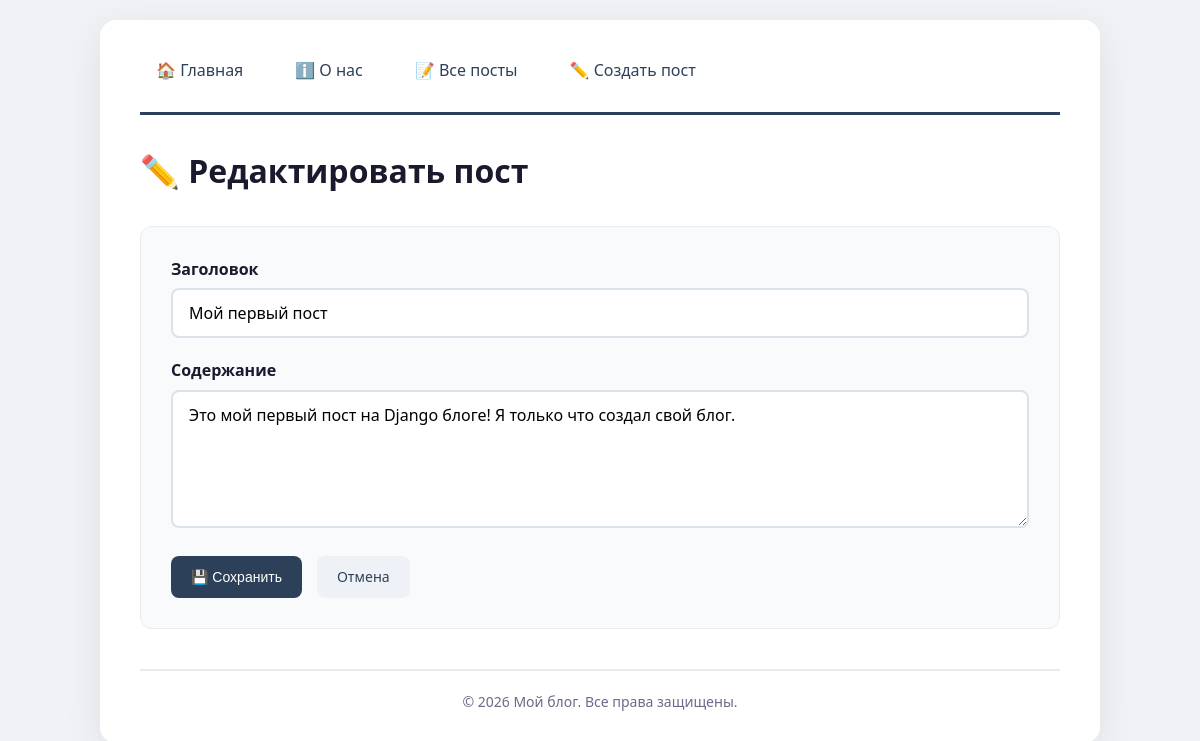
/posts/1/update/, run on the app's committed database.
### blog/models.py (models this page shows, shortened)
class Post(models.Model):
    title = models.CharField(max_length=200, verbose_name="Заголовок")
    content = models.TextField(verbose_name="Содержание")
    created_at = models.DateTimeField(auto_now_add=True, verbose_name="Дата создания")
    updated_at = models.DateTimeField(auto_now=True, verbose_name="Дата обновления")
    class Meta:
        verbose_name = "Пост"
        verbose_name_plural = "Посты"
        ordering = ['-created_at']

### blog/views.py (the view)
# urls.py: path('posts/<int:pk>/update/', views.PostUpdateView.as_view(), name='post_update'),
class PostUpdateView(UpdateView):
    model = Post
    form_class = PostForm
    template_name = 'blog/post_form.html'
    success_url = reverse_lazy('post_list')

### blog/forms.py
class PostForm(forms.ModelForm):
    class Meta:
        model = Post
        fields = ['title', 'content']
        widgets = {
            'title': forms.TextInput(attrs={'class': 'form-control', 'placeholder': 'Введите заголовок'}),
            'content': forms.Textarea(attrs={'class': 'form-control', 'rows': 5, 'placeholder': 'Введите содержание поста'}),
        }
        labels = {
            'title': 'Заголовок',
            'content': 'Содержание',
        }

### blog/templates/blog/post_form.html (shortened to what this page needs)
<!DOCTYPE html>
{% load static %}
<html lang="ru">
<head>
    <link rel="stylesheet" href="{% static 'blog/css/style.css' %}">
</head>
<body>
    <div class="container">
        <nav>
            <a href="{% url 'home' %}">🏠 Главная</a>
            <a href="{% url 'about' %}">ℹ️ О нас</a>
            <a href="{% url 'post_list' %}">📝 Все посты</a>
            <a href="{% url 'post_create' %}">✏️ Создать пост</a>
        </nav>
        <header>
            <h1>{% if form.instance.pk %}✏️ Редактировать пост{% else %}✏️ Создать новый пост{% endif %}</h1>
        </header>
        <div class="form-container">
            <form method="post">
                <div class="form-group">
                    <label for="{{ form.title.id_for_label }}">{{ form.title.label }}</label>
                    {{ form.title }}
                </div>
                <div class="form-group">
                    <label for="{{ form.content.id_for_label }}">{{ form.content.label }}</label>
                    {{ form.content }}
                </div>
                <div class="form-actions">
                    <button type="submit" class="btn-primary">
                        {% if form.instance.pk %}💾 Сохранить{% else %}✅ Создать{% endif %}
                    </button>
                    <a href="{% url 'post_list' %}" class="btn-secondary">Отмена</a>
                </div>
            </form>
        </div>
        <footer>
            <p>© 2026 Мой блог. Все права защищены.</p>
        </footer>
    </div>
</body>
</html>

### blog/static/blog/css/style.css (style rules this page uses)
* { margin: 0; padding: 0; box-sizing: border-box; }
body { font-family: 'Segoe UI', Tahoma, Geneva, Verdana, sans-serif; background: #f0f2f5; color: #1a1a2e; line-height: 1.6; padding: 20px; }
.container { max-width: 1000px; margin: 0 auto; background: #ffffff; border-radius: 16px; padding: 30px 40px; box-shadow: 0 10px 40px rgba(0, 0, 0, 0.08); }
nav { display: flex; gap: 20px; flex-wrap: wrap; padding-bottom: 20px; border-bottom: 3px solid #2d4059; margin-bottom: 30px; }
nav a { color: #2d4059; text-decoration: none; font-weight: 500; padding: 8px 16px; border-radius: 8px; transition: background 0.2s; }
h1 { font-size: 32px; font-weight: 700; color: #1a1a2e; margin-bottom: 10px; }
header { display: flex; justify-content: space-between; align-items: center; flex-wrap: wrap; margin-bottom: 30px; }
header h1 { margin-bottom: 0; }
.btn-primary, .btn-secondary, .btn-danger, .btn-small { display: inline-block; padding: 10px 20px; border-radius: 8px; border: none; cursor: pointer; text-decoration: none; font-weight: 500; font-size: 14px; transition: all 0.2s; }
.btn-primary { background: #2d4059; color: white; }
.btn-secondary { background: #eef2f7; color: #2d4059; }
.form-container { background: #f8fafc; padding: 30px; border-radius: 12px; border: 1px solid #e8ecf1; }
.form-group { margin-bottom: 20px; }
.form-group label { display: block; font-weight: 600; margin-bottom: 6px; color: #1a1a2e; }
.form-group input, .form-group textarea { width: 100%; padding: 12px 16px; border: 2px solid #dce2ea; border-radius: 8px; font-size: 16px; font-family: inherit; transition: border-color 0.2s; }
.form-actions { display: flex; gap: 15px; margin-top: 20px; flex-wrap: wrap; }
footer { margin-top: 40px; padding-top: 20px; border-top: 2px solid #e8ecf1; text-align: center; font-size: 14px; color: #6a6a8a; }

### data on the page
Post: title "Мой первый пост", content "Это мой первый пост на Django блоге! Я только что создал свой блог."
